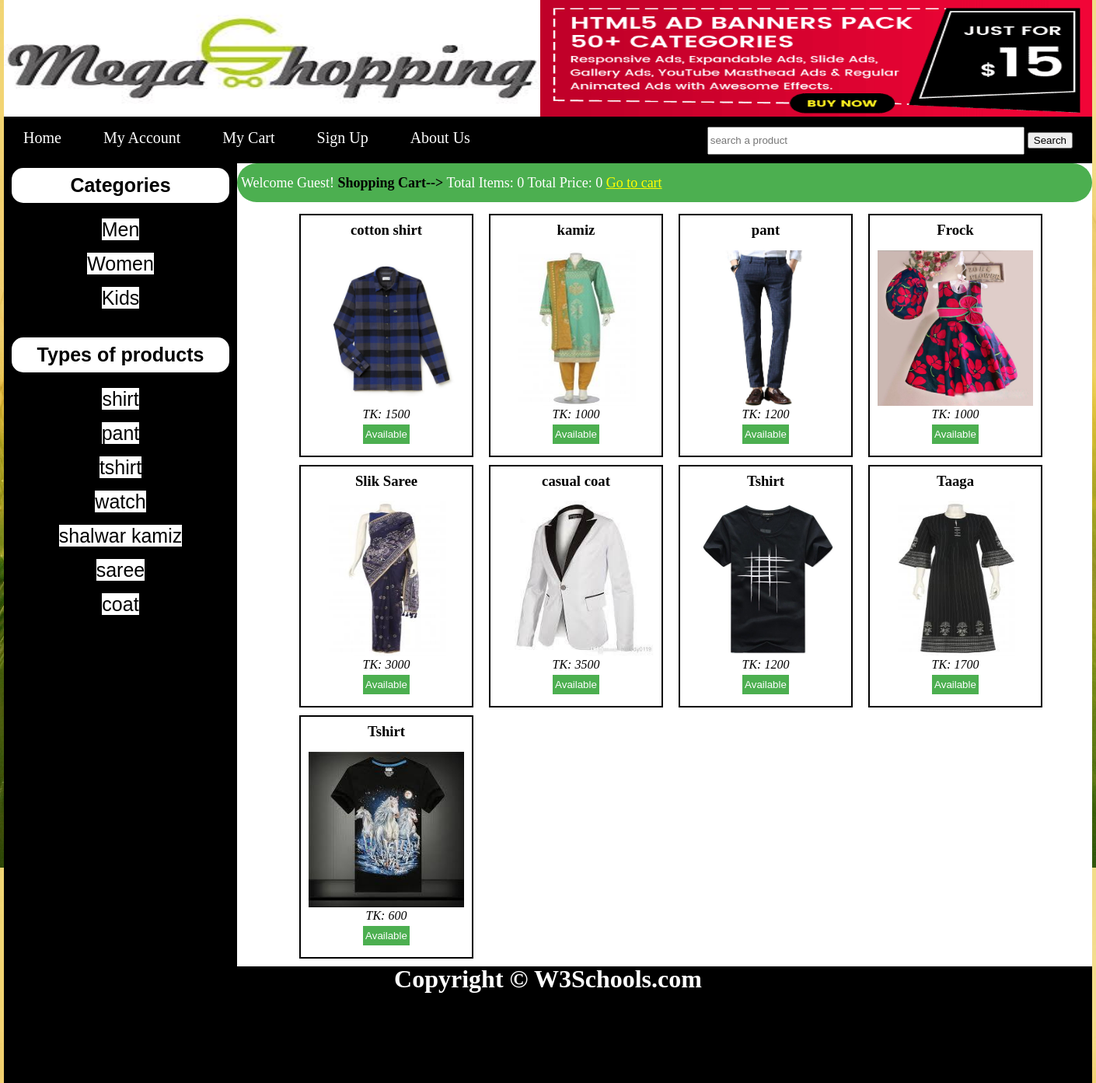
/all_products.php, run on the app's committed database.
### tables this page shows
CREATE TABLE `catagories` (
  `category_id` int(100) NOT NULL,
  `category_title` text NOT NULL
);

CREATE TABLE `types` (
  `type_id` int(100) NOT NULL,
  `type_title` text NOT NULL
);

CREATE TABLE `products` (
  `product_id` int(100) NOT NULL,
  `product_title` varchar(255) NOT NULL,
  `product_category` text NOT NULL,
  `product_price` int(200) NOT NULL,
  `product_description` varchar(255) NOT NULL,
  `product_image` text NOT NULL,
  `product_keyword` varchar(255) NOT NULL,
  `product_type` varchar(255) NOT NULL
);

### all_products.php (the view, shortened to what this page needs)
<!DOCTYPE html>
<?php
include("functions/functions.php"); ?>
<html>
<head>
	<link rel="stylesheet" type="text/css" href="styles/style.css">
</head>
<body>
	<div class="main_wrapper">
		<div class="header_wrapper">
		<?php include("header.php"); ?>
		</div>
 		 <div id="menubar">
    		<?php include("nav.php"); ?>
	 	 </div>
		<div class="content_wrapper">
			<div id="sidebar">
				<div id="sidebar_title"> <strong>Categories</strong> </div>
				<ul id="cats">
					<?php
					getCats();
					 ?>
				</ul>
				<br>
				<div id="sidebar_title"> <strong>Types of products</strong> </div>
				<ul id="type">
					<?php
					getTyp(); ?>
				</ul>
			</div>
			<div id="content_area">
				<div id="shopping_cart">
					<span style="float: left; font-size: 18px;
					padding: 5px;
					line-height: 40px;
					color: white;"> Welcome Guest!
					<b style="color:black;">Shopping Cart--></b> Total Items: <?php total_items(); ?>
					 Total Price: <?php total_price(); ?>
					<a href="cart.php" style="color:yellow;">Go to cart</a>
					</span>
				</div>
				<div id="products_box">
					<?php
					$get_pro = "select * from products";
	$run_pro = mysqli_query($con, $get_pro);
	while($row_pro = mysqli_fetch_array($run_pro)){
		$pro_id=$row_pro['product_id'];
		$pro_title=$row_pro['product_title'];
		$pro_price=$row_pro['product_price'];
		$pro_image=$row_pro['product_image'];
		echo"
		<div id='single_product'>
		<h3>$pro_title</h3>
		<br>
		<a href='details.php?pro_id=$pro_id'>
												<img src='admin_area/product_images/$pro_image' width='200' height='200'/></a>
<br>
		<p><i>TK: $pro_price</i></p>
		<button style='background-color: #4CAF50; /* Green */
    border: none;
    color: white;
    padding: 5px 3px;
    float:center;
    text-align: center;
    text-decoration: none;
    display: inline-block;
    margin: 5px 2px;
    cursor: pointer;'>Available</button>
		</div>
		";
	}
					?>
				</div>
			</div>
		</div>
		<div id="footer"><?php
		include("footer.php"); ?></div>
	</div>
</body>
</html>

### header.php (shortened to what this page needs)
<!DOCTYPE html>
<html>
<head>
</head>
<body>
<img id="logo" src="images/mainlogo.jpg" height="150" width="690" class="responsive">
	<img id="banner" src="images/ad_banner.gif" height="150" width="710" class="responsive">
</body>
</html>

### nav.php (shortened to what this page needs)
<!DOCTYPE html>
<html>
<head>
</head>
<body>
	<ul id="menu">
	      <li><a href="home.php">Home</a></li>
	      <li><a href="myaccount.php">My Account</a></li>
	      <li><a href="cart.php">My Cart</a></li>
	      <li><a href="customer_register.php">Sign Up</a></li>
	      <li><a href="aboutus.php">About Us</a></li>
	    	<div id="form">
	    		<form method="get" action="search_result.php" enctype="multipart/form-data">
	    		<input type="text" name="user_query" placeholder="search a product" style="width: 400px; height: 30px">
	    			<input type="submit" name="search" value="Search">
	    		</form>
	    	</div>
			</ul>
</body>
</html>

### functions/functions.php (shortened to what this page needs)
<?php
$con = mysqli_connect("localhost","root","","onlineshoppers");
function getIp(){
	$ip=$_SERVER['REMOTE_ADDR'];
		return $ip;
}
function total_items(){
	if(isset($_GET['add_cart'])){
		global $con;
		$ip=getIp();
		$get_items = "select * from cart where ip_add='$ip'";
		$run_items = mysqli_query($con, $get_items);
		$count_items= mysqli_num_rows($run_items);
	}
		else{
			$ip=getIp();
        global $con;
		$get_items = "select * from cart where ip_add='$ip'";
		$run_items = mysqli_query($con, $get_items);
		$count_items= mysqli_num_rows($run_items);
		}
		echo $count_items;
}
function total_price(){
	$total = 0;
	echo $total;
}
function getCats(){
	global $con;
	$get_cats = "select * from catagories";
	$run_cats = mysqli_query($con, $get_cats);
	while ($row_cats = mysqli_fetch_array($run_cats)) {
		$cat_id =$row_cats['category_id'];
		$cat_title=$row_cats['category_title'];
		echo "<li><a href='home.php?category=$cat_id'>$cat_title</a></li>";
	}
}
function getTyp(){
	global $con;
	$get_type = "select * from types";
	$run_type = mysqli_query($con, $get_type);
	while ($row_type = mysqli_fetch_array($run_type)) {
		$type_id =$row_type['type_id'];
		$type_title=$row_type['type_title'];
		echo "<li><a href='home.php?type=$type_id'>$type_title</a></li>";
	}
}
?>

### footer.php (shortened to what this page needs)
<!DOCTYPE html>
<html>
<head>
</head>
<body>
<h1><font color="white">Copyright &copy; W3Schools.com</font></h1> <br>
</body>
</html>

### styles/style.css (style rules this page uses)
html, body, div, span, applet, object, iframe, h1, h2, h3, h4, h5, h6, p, blockquote, pre, a, abbr, acronym, address, big, cite, code, del, dfn, em, img, ins, kbd, q, s, samp, small, strike, strong, sub, sup, tt, var, b, u, i, center, dl, dt, dd, ol, ul, li, fieldset, form, label, legend, table, caption, tbody, tfoot, thead, tr, th, td, article, aside, canvas, details, embed, figure, figcaption, footer, header, hgroup, menu, nav, output, ruby, section, summary, time, mark, audio, video { margin: 0; padding: 0; border: 0; vertical-align: baseline; }
body { line-height: 1; }
ol, ul { list-style: none; }
body { background-image: url("backgroundimage.jpg"); }
.main_wrapper { width: 1400px; height: auto; margin:auto; background: black; }
.header_wrapper { width:1400px; height: 150px; margin: auto; }
#logo { float: left; }
#banner { float: right; }
.content_wrapper { width: 1400px; margin: auto; background-color: white; }
#content_area { width: 1100px; float: right; background: white; }
#sidebar { width: 300px; height: 700px; background:black; float: left; }
#form { float: right; padding-right: 25px; line-height: 60px; }
#sidebar_title { background-color: white; color: black; text-align: center; font-size:25px; font-family: arial; padding: 10px; border:10px solid black; border-radius: 25px; }
#cats { text-align: center; }
#cats li { list-style: none; border: 7px solid black; margin: 5px; }
#cats a { background-color: white; color: black; text-decoration: none; font-size:25px; font-family: arial; }
#products_box { width:1000px; text-align: center; margin-left: 60px; margin-top: 15px; }
#single_product { float:left; margin-left: 20px; padding: 10px; border: 2px solid black; margin-bottom: 10px; }
#type { text-align: center; }
#type li { list-style: none; border: 7px solid black; margin: 5px; }
#type a { background-color: white; color: black; text-decoration: none; font-size:25px; font-family: arial; }
#shopping_cart { width: 1100px; height: 50px; background: #4CAF50; border-radius: 25px; float:center; }

### header.php (style rules this page uses)
.header_wrapper { width:1400px; height: 150px; margin: auto; }
#logo { float: left; }
#banner { float: right; }

### nav.php (style rules this page uses)
#menu { padding: 0; margin: 0; line-height: 55px; background: black; border-radius: 25px; }
#menu li { list-style: none; display: inline; }
#menu a { text-decoration: none; color: white; padding: 20px; margin: 5px; font-size: 20px; font-family: COMIC SANS MS; }

### footer.php (style rules this page uses)
#footer { width:1400px; height: 150px; background: black; clear: both; text-align: center; }

### data on the page
catagories: category_title "Men"
catagories: category_title "Women"
catagories: category_title "Kids"
types: type_title "shirt"
types: type_title "pant"
types: type_title "tshirt"
types: type_title "watch"
types: type_title "shalwar kamiz"
types: type_title "saree"
types: type_title "coat"
products: product_title "cotton shirt", product_image (picture), product_price "1500"
products: product_title "kamiz", product_image (picture), product_price "1000"
products: product_title "pant", product_image (picture), product_price "1200"
products: product_title "Frock", product_image (picture), product_price "1000"
products: product_title "Slik Saree", product_image (picture), product_price "3000"
products: product_title "casual coat", product_image (picture), product_price "3500"
products: product_title "Tshirt", product_image (picture), product_price "1200"
products: product_title "Taaga", product_image (picture), product_price "1700"
products: product_title "Tshirt", product_image (picture), product_price "600"

### other printed values
$count_items "0"
$total "0"
